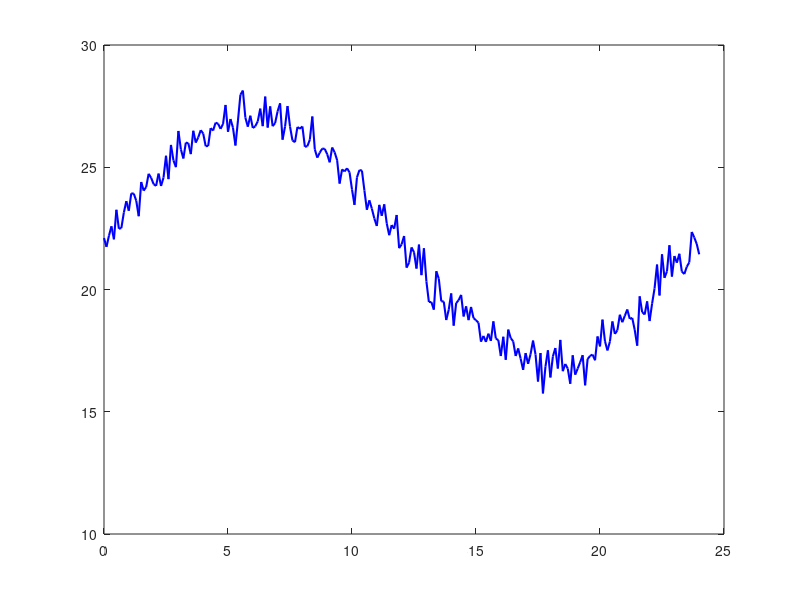

The MATLAB script that drew this image: (Note: this script raises an error after producing the figure.)
% Simulación de sensor de temperatura durante 24 horas
t = 0:0.1:24; % Tiempo en horas
temp_ambiente = 22 + 5*sin(pi*t/12) + randn(size(t))*0.5; % Señal con ruido

% Umbral de confort
setpoint = 24;
indices_ac = temp_ambiente > setpoint;

% Visualización
figure;
plot(t, temp_ambiente, 'b', 'LineWidth', 1.5); hold on;
yline(setpoint, 'r--', 'Umbral AC', 'LineWidth', 2);
fill([t(indices_ac) fliplr(t(indices_ac))], [temp_ambiente(indices_ac) setpoint*ones(size(t(indices_ac)))], 'r', 'FaceAlpha', 0.2);

title('Monitoreo Térmico y Activación de Climatización');
xlabel('Tiempo (horas)');
ylabel('Temperatura (°C)');
grid on;
legend('Temp. Habitación', 'Límite Confort', 'AC Activo');
